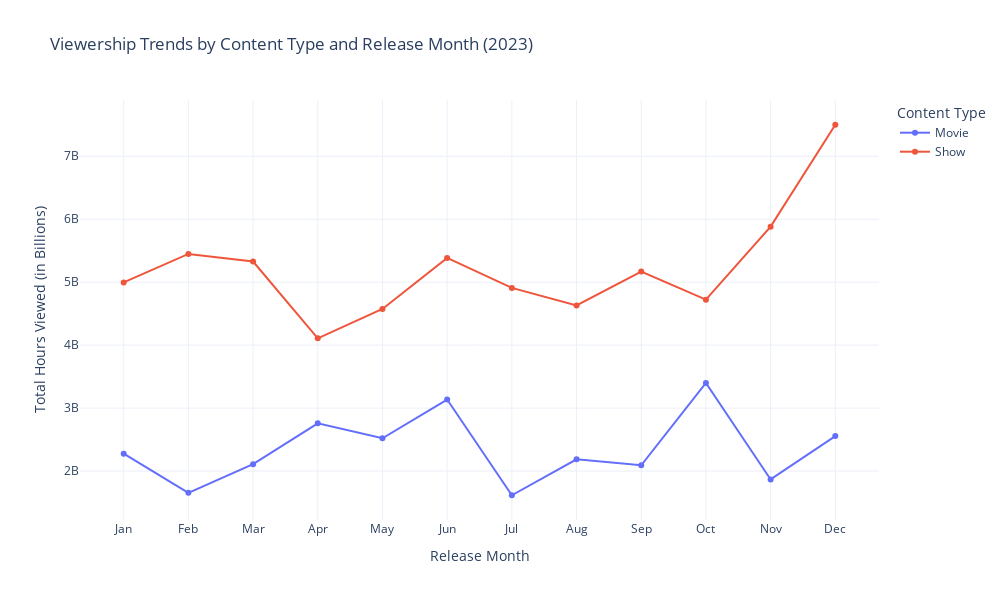

The notebook cell saved with this chart:
### Markdown cell above
The top 5 most-viewed titles on Netflix in 2023 are:

1. **The Night Agent**: Season 1 (English, Show) with 812.1 million hours viewed.
2. **Ginny & Georgia**: Season 2 (English, Show) with 665.1 million hours viewed.
3. **King the Land**: Limited Series (Korean, Movie) with 630.2 million hours viewed.
4. **The Glory**: Season 1 (Korean, Show) with 622.8 million hours viewed.
5. **ONE PIECE**: Season 1 (English, Show) with 541.9 million hours viewed.

English-language shows dominate the top viewership spots. But, Korean content also has a notable presence in the top titles, which indicates its global popularity.

Now, let’s have a look at the viewership trends by content type:

### Code cell
# Aggregate viewership hours by content type and release month
monthly_viewership_by_type = netflix_data.pivot_table(index='Release Month',
                                                      columns='Content Type',
                                                      values='Hours Viewed',
                                                      aggfunc='sum')
fig = go.Figure()

for content_type in monthly_viewership_by_type.columns:
    fig.add_trace(
        go.Scatter(
            x=monthly_viewership_by_type.index, 
            y=monthly_viewership_by_type[content_type],
            mode='lines+markers',
            name=content_type
        )
    )

fig.update_layout(
    title="Viewership Trends by Content Type and Release Month (2023)",
    xaxis_title="Release Month",
    yaxis_title="Total Hours Viewed (in Billions)",
    xaxis = dict(
        tickmode='array',
        tickvals = list(range(1,13)),
        ticktext = ['Jan', 'Feb', 'Mar', 'Apr', 'May', 'Jun', 'Jul', 'Aug', 'Sep', 'Oct', 'Nov', 'Dec']
    ),
    height=600,
    width=1000,
    legend_title='Content Type'
)

fig.show()

### Figure 1 — Plotly figure (JSON) as saved in the notebook; plotly's stock layout.template omitted (floating-point values rounded to 4 significant figures)
{"data": [{"mode": "lines+markers", "name": "Movie", "type": "scatter", "x": [1, 2, 3, 4, 5, 6, 7, 8, 9, 10, 11, 12], "y": [2275900000, 1654400000, 2109400000, 2757600000, 2520500000, 3135800000, 1615700000, 2186400000, 2092300000, 3400400000, 1866900000, 2554900000]}, {"mode": "lines+markers", "name": "Show", "type": "scatter", "x": [1, 2, 3, 4, 5, 6, 7, 8, 9, 10, 11, 12], "y": [4995700000, 5449300000, 5327700000, 4108100000, 4574100000, 5386200000, 4909100000, 4631400000, 5169900000, 4722800000, 5882600000, 7500900000]}], "layout": {"height": 600, "legend": {"title": {"text": "Content Type"}}, "title": {"text": "Viewership Trends by Content Type and Release Month (2023)"}, "width": 1000, "xaxis": {"tickmode": "array", "ticktext": ["Jan", "Feb", "Mar", "Apr", "May", "Jun", "Jul", "Aug", "Sep", "Oct", "Nov", "Dec"], "tickvals": [1, 2, 3, 4, 5, 6, 7, 8, 9, 10, 11, 12], "title": {"text": "Release Month"}}, "yaxis": {"title": {"text": "Total Hours Viewed (in Billions)"}}}}
